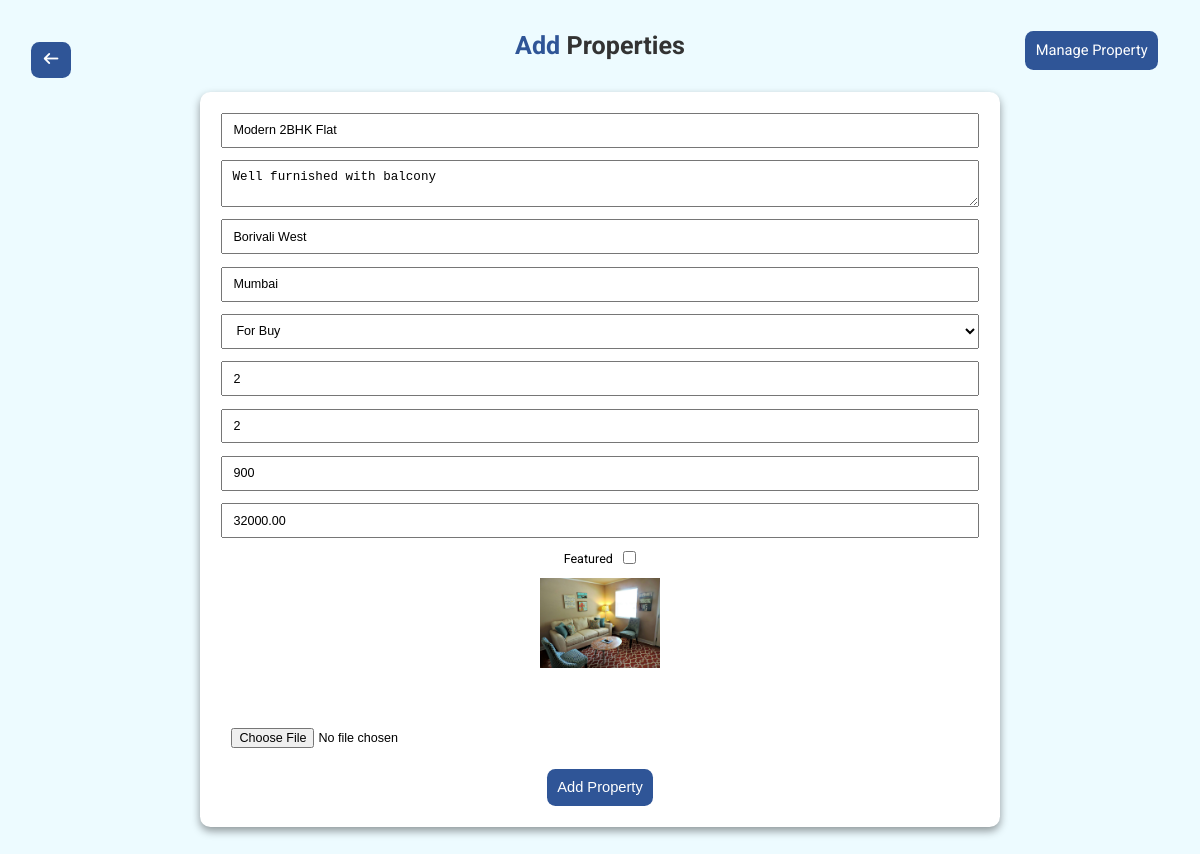
The app's page /admin/update_property.php?id=2 with its own data.
### tables this page shows
CREATE TABLE `properties` (
  `id` int(11) NOT NULL,
  `name` varchar(255) DEFAULT NULL,
  `description` text DEFAULT NULL,
  `location` varchar(255) DEFAULT NULL,
  `city` varchar(100) DEFAULT NULL,
  `type` varchar(50) DEFAULT NULL,
  `rooms` int(11) DEFAULT NULL,
  `bathrooms` int(11) DEFAULT NULL,
  `area` int(11) DEFAULT NULL,
  `price` decimal(10,2) DEFAULT NULL,
  `image` varchar(255) DEFAULT NULL,
  `featured` tinyint(1) DEFAULT 0,
  `created_at` timestamp NOT NULL DEFAULT current_timestamp(),
  `updated_at` timestamp NOT NULL DEFAULT current_timestamp() ON UPDATE current_timestamp(),
  `agent_id` int(11) DEFAULT NULL
);

### admin/update_property.php (the view, shortened to what this page needs)
<?php include "../db.php";
$id = intval($_GET['id']);
$result = mysqli_query($conn, "SELECT * FROM properties WHERE id=$id");
$row = mysqli_fetch_assoc($result);
?>
<!DOCTYPE html>
<html lang="en">
<head>
    <link rel="stylesheet" href="dashbord-style.css">
    <link rel="stylesheet" href="https://cdnjs.cloudflare.com/ajax/libs/font-awesome/7.0.0/css/all.min.css" />
</head>
<body>
    <div class="properties">
        <a href="dashboard.php" class="back-btn"><i class="fa-solid fa-arrow-left"></i></a>
        <div class="left">
            <a href="manage_property.php" class="menage-left">Manage Property</a>
        </div>
        <h1 class="main-h1"><span>Add </span>Properties</h1>
        <form  method="POST" enctype="multipart/form-data">
            <input type="text" name="name" value="<?= $row['name'] ;?>">
            <textarea name="description"><?= $row['description']; ?></textarea>
            <input type="text" name="location" value="<?= $row['location'] ;?>">
            <input type="text" name="city" value="<?= $row['city']; ?>">
            <select name="type">
                <option value="buy" <?= $row['type']=='buy' ? 'selected' : '' ?>>For Buy</option>
            </select>
            <input type="number" name="rooms" value="<?= $row['rooms'] ;?>">
            <input type="number" name="bathrooms" value="<?= $row['bathrooms'] ;?>">
            <input type="number" name="area" value="<?= $row['area'] ;?>">
            <input type="number" name="price" value="<?= $row['price'] ;?>">
           <div class="feature">
                <label>Featured</label> <input type="checkbox" name="featured" value="<?= $row['featured'] ? 'checked' : '' ?>">
            </div>
            <img src="../uploads/<?= $row['image']; ?>" width="120"><br><br>
            <input type="file" name="image">
            <button type="submit" name="submit" class="form-btn">Add Property</button>
        </form>
    </div>
</body>
</html>

### admin/dashbord-style.css (style rules this page uses)
* { margin: 0; padding: 0; box-sizing: border-box; }
html { font-size: 65.5%; font-family: "Roboto", sans-serif; }
body { background-color: #edfbff; }
.properties { margin: 3rem 2rem; position: relative; }
.back-btn { position: absolute; top: 1rem; left: 1rem; display: inline-flex; align-items: center; gap: 8px; text-decoration: none; background: #2F5597; color: #fff; padding: 1rem; border-radius: .8rem; text-decoration: none; font-weight: 500; transition: 0.3s; }
.back-btn i { font-size: 1.4rem; }
.main-h1 { font-size: 2.4rem; color: #333; text-align: center; margin: 3rem 0; }
.main-h1 span { color: #2F5597; }
form { width: 90%; max-width: 800px; padding: 2rem; margin: 3rem auto; display: flex; flex-direction: column; align-items: center; gap: 1.2rem; background-color: #fff; border-radius: 1rem; box-shadow: 0 4px 8px rgba(0,0,0,0.4); }
form input, form textarea, form select { width: 100%; padding: .8rem 1rem; font-size: 1.2rem; outline: none; }
form .form-btn { padding: 1rem; border: none; background-color: #2F5597; color: #fff; font-size: 1.4rem; font-weight: 500; border-radius: .8rem; transition: .3s ease; }
form .feature { display: flex; align-items: flex-start; gap: 1rem; }
form .feature label { font-size: 1.2rem; }
.left { position: absolute; top: 1rem; right: 2rem; text-align: center; font-size: 1.4rem; }
.menage-left { text-decoration: none; padding: 1rem; background-color: #2F5597; color: #fff; border-radius: .8rem; transition: .3s ease; }

### records on screen
properties: name "Modern 2BHK Flat", description "Well furnished with balcony", location "Borivali West", city "Mumbai", type "For Buy", rooms "2", bathrooms "2", area "900", price "32000.00", image (picture)
